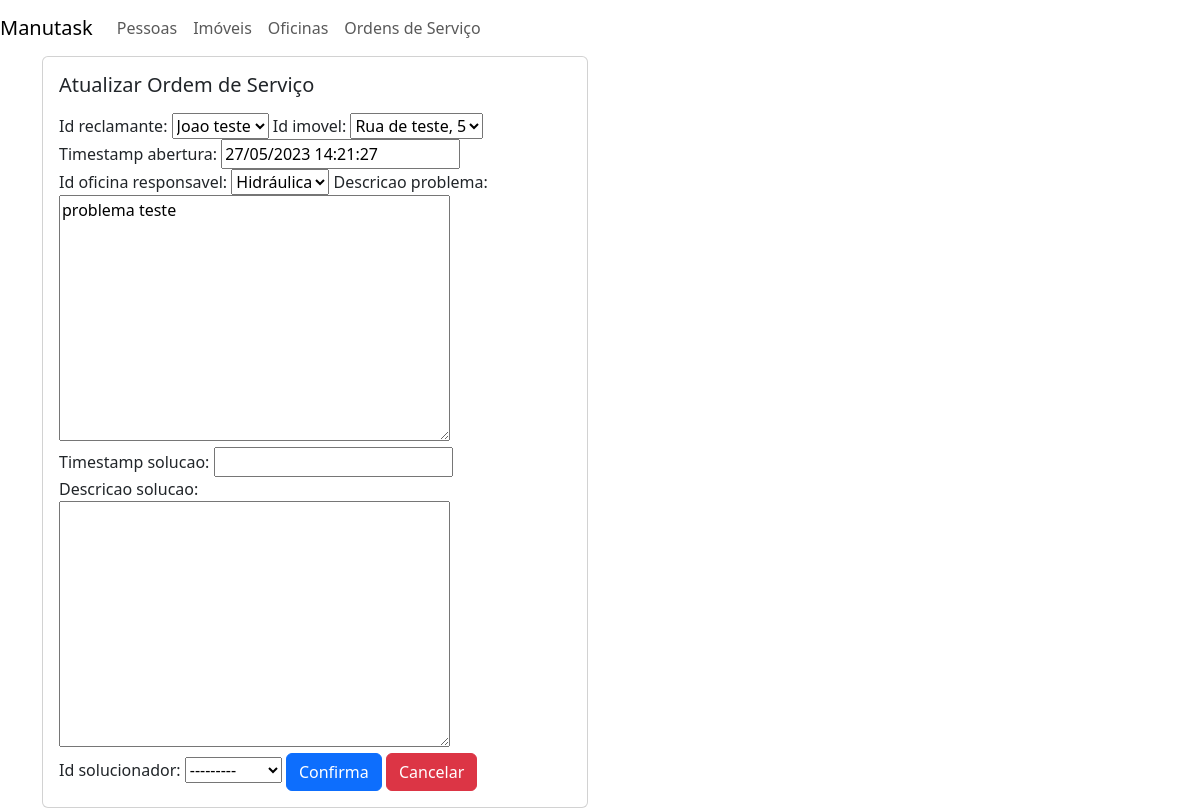
Page /os/atualiza/1 on the committed database.
### administracao/models.py (models this page shows)
class OrdemServico(models.Model):
    id_reclamante = models.ForeignKey(
        Pessoa,
        on_delete=models.CASCADE,
        null=False,
        related_name='reclamante'
    )
    id_imovel = models.ForeignKey(
        Imovel,
        on_delete=models.CASCADE,
        null=False
    )
    timestamp_abertura = models.DateTimeField(
        default=datetime.now()
    )
    id_oficina_responsavel = models.ForeignKey(
        Oficina,
        on_delete=models.CASCADE,
        null=True
    )
    descricao_problema = models.TextField(max_length=255, null=False)
    timestamp_solucao = models.DateTimeField(null=True)
    descricao_solucao = models.TextField(max_length=255, null=True)
    id_solucionador = models.ForeignKey(
        Pessoa,
        on_delete=models.CASCADE,
        related_name='solucionador',
        null=True
    )

### administracao/views.py (the view)
# urls.py: path('os/atualiza/<pk>', OrdemServicoUpdateView.as_view(), name='atualiza_os'),
class OrdemServicoUpdateView(UpdateView):
    template_name = 'administracao/ordemservico/atualizaordemservico.html'
    model = OrdemServico
    fields = '__all__'
    context_object_name = 'os'
    success_url = reverse_lazy('administracao:lista_os')

### administracao/models.py (called while the page is built)
    def __str__(self):
        return f'{self.nome} {self.sobrenome}'

    def __str__(self):
        return f'{self.nome}'

    def __str__(self):
        return f'{self.rua}, {self.numero}'

### administracao/templates/administracao/ordemservico/atualizaordemservico.html (shortened to what this page needs)
{% extends "administracao/_layouts/base.html" %}
{% block conteudo %}
<div class="container">
  <div class="row">
    <div class="col-lg-6 col-md-6 col-sm-6 col-xs-12">
      <div class="card">
        <div class="card-body">
          <h5 class="card-title"> Atualizar Ordem de Serviço </h5>
          <p class="card-text">
            <form method="post">
              {{ form }}
              <button type="submit" class="btn btn-primary"> Confirma </button>
              <a href="{% url 'administracao:lista_os' %}" class="btn btn-danger"> Cancelar </a>
            </form>
        </div>
      </div>
    </div>
  </div>
</div>
{% endblock %}

### rows in the picture
OrdemServico: id_reclamante "Joao teste", id_imovel "Rua de teste, 5", timestamp_abertura "27/05/2023 14:21:27", id_oficina_responsavel "Hidráulica", descricao_problema "problema teste", id_solucionador "---------"
